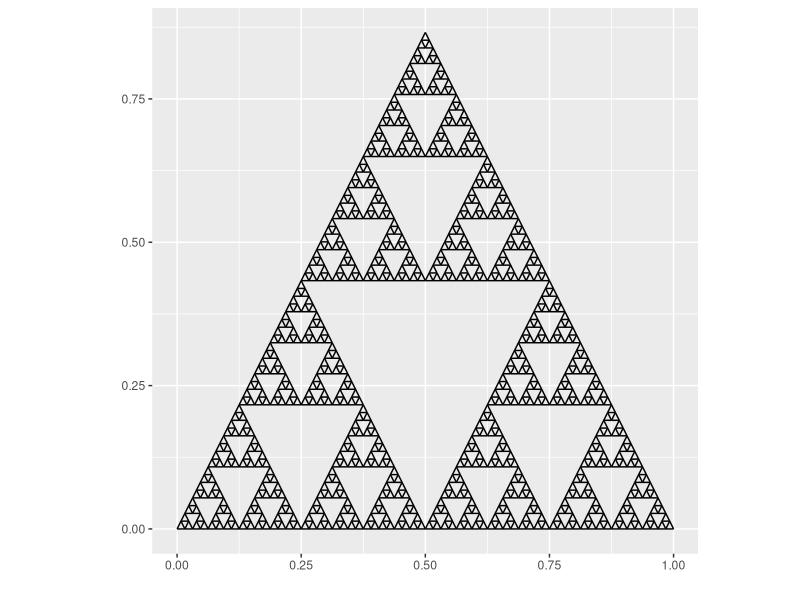

This figure's R source:
#========================================================
# Deterministic Algorithm Example: Sierpinski Gasket
#========================================================

# This algorithm iterates functions on a starting set to create the Sierpinski Gasket. 
#
# The starting set is defined as a LIST of PAIRS of points in the plane.
#
# Each PAIR of points corresponds to a straight line drawn between them.
#
# The functions are applied to each of the endpoints, creating a new list of pairs of points.
#
# This process is repeated for the specified number of iterations.
#
# Finally, the resulting set is plotted by drawing lines between the pairs of points.
#

library(ggplot2)

# = Pick the number of iterations =
N <- 6

# = Define the functions =
f_1 <- function(x){
  (1/2)*x
}

f_2 <- function(x){
  (1/2)*x + c(1/2,0)
}

f_3 <- function(x){
  (1/2)*x + c(1/4,sqrt(3)/4)
}

# = Define the starting set as a list of pairs of points =

A <- c(0,0)
B <- c(1,0)
C <- c(1/2, sqrt(3)/2)

ref <- c(1/2, sqrt(3)/6)

AB<-list()
AB[[1]]<-A
AB[[2]]<-B

BC<-list()
BC[[1]]<-B
BC[[2]]<-C

CA<-list()
CA[[1]]<-C
CA[[2]]<-A

S<-list()
S[[1]]<-AB
S[[2]]<-BC
S[[3]]<-CA

# = = = = = = = = = = = = = = = = = = = = = = = = =


# = Define the functions on lists of two elements =

F_1 <- function(X){
  Y <- list()
  Y[[1]]<-f_1(X[[1]])
  Y[[2]]<-f_1(X[[2]])
  Y
}

F_2 <- function(X){
  Y <- list()
  Y[[1]]<-f_2(X[[1]])
  Y[[2]]<-f_2(X[[2]])
  Y
}

F_3 <- function(X){
  Y <- list()
  Y[[1]]<-f_3(X[[1]])
  Y[[2]]<-f_3(X[[2]])
  Y
}

# = = = = = = = = = = = = 



# = Iterate the functions =

FF <- list()

for(i in 1:N){
  
  for(j in 1:length(S)){
    
    FF[[j]] <- list(F_1(S[[j]]),
                    F_2(S[[j]]),
                    F_3(S[[j]]))
    
  }
  
  S <- unlist(FF, recursive = FALSE)
}


# = Prep to plot the lines between the pairs of points in the list S

X_1<-vector()
Y_1<-vector()
X_2<-vector()
Y_2<-vector()

for(j in 1:length(S)){
  p <- S[[j]][[1]]
  X_1[j] <- p[1]
  Y_1[j] <- p[2]
  
  q <- S[[j]][[2]]
  X_2[j] <- q[1]
  Y_2[j] <- q[2]
  
} 

# Combine the x and y values into a data.frame with grouping
# to specify which points should be connected by a line
X <- c(X_1, X_2)
Y <- c(Y_1, Y_2)
ids <- c(1:length(S))
group <- rep(ids, times=2)
lines <- data.frame(x=X, y=Y, grp=group)

# Plot the lines
ggplot(lines, aes(x, y, group = grp)) + 
  geom_line() + xlab("") + ylab("") + theme(aspect.ratio=1)

# Plot the just lines  
#plot(c(X_1[1], X_2[1]), c(Y_1[1], Y_2[1]), type="l", xlim = c(0,1), ylim=c(0,sqrt(3)/2), asp=1, xlab="", ylab="", axes=FALSE)

#for(j in 2:length(S)){
#  lines(c(X_1[j], X_2[j]), c(Y_1[j], Y_2[j]))
#  }
